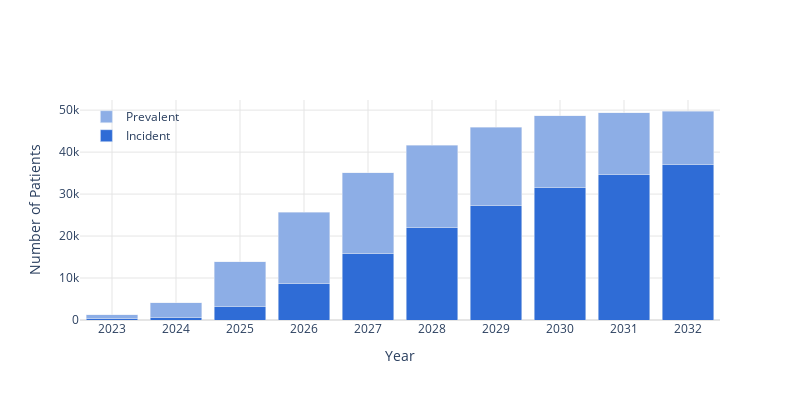

The cell this chart's notebook holds for it:
### Code cell
import plotly.graph_objects as go
import pandas as pd

# Create the data
data = {
    'Year': [2023, 2024, 2025, 2026, 2027, 2028, 2029, 2030, 2031, 2032],
    'Incident': [294, 681, 3265, 8755, 15790, 22054, 27332, 31625, 34703, 37063],
    'Prevalent': [899, 3411, 10628, 16932, 19323, 19559, 18588, 16998, 14697, 12730]
}

df = pd.DataFrame(data)

# Create the stacked bar chart
fig = go.Figure()

# Add Incident cases bar
fig.add_trace(go.Bar(
    x=df['Year'],
    y=df['Incident'],
    name='Incident',
    marker_color='#2F6CD6'  # Ultramarine Blue
))

# Add Prevalent cases bar
fig.add_trace(go.Bar(
    x=df['Year'],
    y=df['Prevalent'],
    name='Prevalent',
    marker_color='#8DAEE6'  # Orange Shake
))

# Update layout with all settings including axes
fig.update_layout(
    barmode='stack',
    xaxis_title='Year',
    yaxis_title='Number of Patients',
    paper_bgcolor='rgba(0,0,0,0)',
    plot_bgcolor='rgba(0,0,0,0)',
    width=800,
    height=400,
    showlegend=True,
    legend=dict(
        yanchor="top",
        y=0.99,
        xanchor="left",
        x=0.01
    ),
    # Add axis settings directly in update_layout
    xaxis=dict(
        tickmode='linear',
        dtick=1,
        gridcolor='#E5E5E5'
    ),
    yaxis=dict(
        gridcolor='#E5E5E5',
        zeroline=True,
        zerolinecolor='#E5E5E5'
    )
)

# Show the figure
fig.show()

# Save the figure
fig.write_image("./output/patient_forecast.png", scale=2, format="png")

### Figure 1 — Plotly figure (JSON) as saved in the notebook; plotly's stock layout.template omitted (floating-point values rounded to 4 significant figures)
{"data": [{"marker": {"color": "#2F6CD6"}, "name": "Incident", "type": "bar", "x": [2023, 2024, 2025, 2026, 2027, 2028, 2029, 2030, 2031, 2032], "y": [294, 681, 3265, 8755, 15790, 22054, 27332, 31625, 34703, 37063]}, {"marker": {"color": "#8DAEE6"}, "name": "Prevalent", "type": "bar", "x": [2023, 2024, 2025, 2026, 2027, 2028, 2029, 2030, 2031, 2032], "y": [899, 3411, 10628, 16932, 19323, 19559, 18588, 16998, 14697, 12730]}], "layout": {"barmode": "stack", "height": 400, "legend": {"x": 0.01, "xanchor": "left", "y": 0.99, "yanchor": "top"}, "paper_bgcolor": "rgba(0,0,0,0)", "plot_bgcolor": "rgba(0,0,0,0)", "showlegend": true, "width": 800, "xaxis": {"dtick": 1, "gridcolor": "#E5E5E5", "tickmode": "linear", "title": {"text": "Year"}}, "yaxis": {"gridcolor": "#E5E5E5", "title": {"text": "Number of Patients"}, "zeroline": true, "zerolinecolor": "#E5E5E5"}}}
